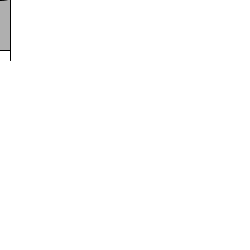
Frame 1 (no input)
Frame 60 (the mouse pressed at the canvas centre just before this capture): identical to frame 1, image omitted
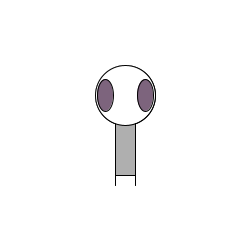
Frame 120 (the mouse held since frame 60 and released just before this capture)

The Processing sketch that drew these frames (run headless with seeded random() and noise(); from frame 60 on, the mouse is pressed at the canvas centre):

// Processing sketch: processing_67766
// ── processing_67766.pde


void setup() {

  size(250,250);  
  smooth();
  frameRate(30);
}

void draw() {
  background(255);  
  

  ellipseMode(CENTER);
  rectMode(CENTER); 
  
  // Draw Zoog's body
  stroke(0);
  fill(175);
  rect(mouseX,mouseY,20,100);

  // Draw Zoog's head
  stroke(0);
  fill(255);
  ellipse(mouseX,mouseY-30,60,60); 
  
//Eyes
  fill(mouseX,100,mouseY); 
  ellipse(mouseX-20,mouseY-30,16,32); 
  ellipse(mouseX+20,mouseY-30,16,32); 

  // Draw Zoog's legs
  stroke(100
 );
  
  line(mouseX-10,mouseY+50,pmouseX-10,pmouseY+60);
  line(mouseX+10,mouseY+50,pmouseX+10,pmouseY+60);
  
  
  //LOL
  
   // Draw Zoog's body
  stroke(0);
  fill(175);
  rect(mouseX,mouseY,20,100);

  // Draw Zoog's head
  stroke(0);
  fill(255);
  ellipse(mouseX,mouseY-30,60,60); 
  
//Eyes
  fill(mouseX,100,mouseY); 
  ellipse(mouseX-20,mouseY-30,16,32); 
  ellipse(mouseX+20,mouseY-30,16,32); 

  // Draw Zoog's legs
  stroke(0);
  
  line(mouseX-10,mouseY+50,pmouseX-10,pmouseY+60);
  line(mouseX+10,mouseY+50,pmouseX+10,pmouseY+60);

}
